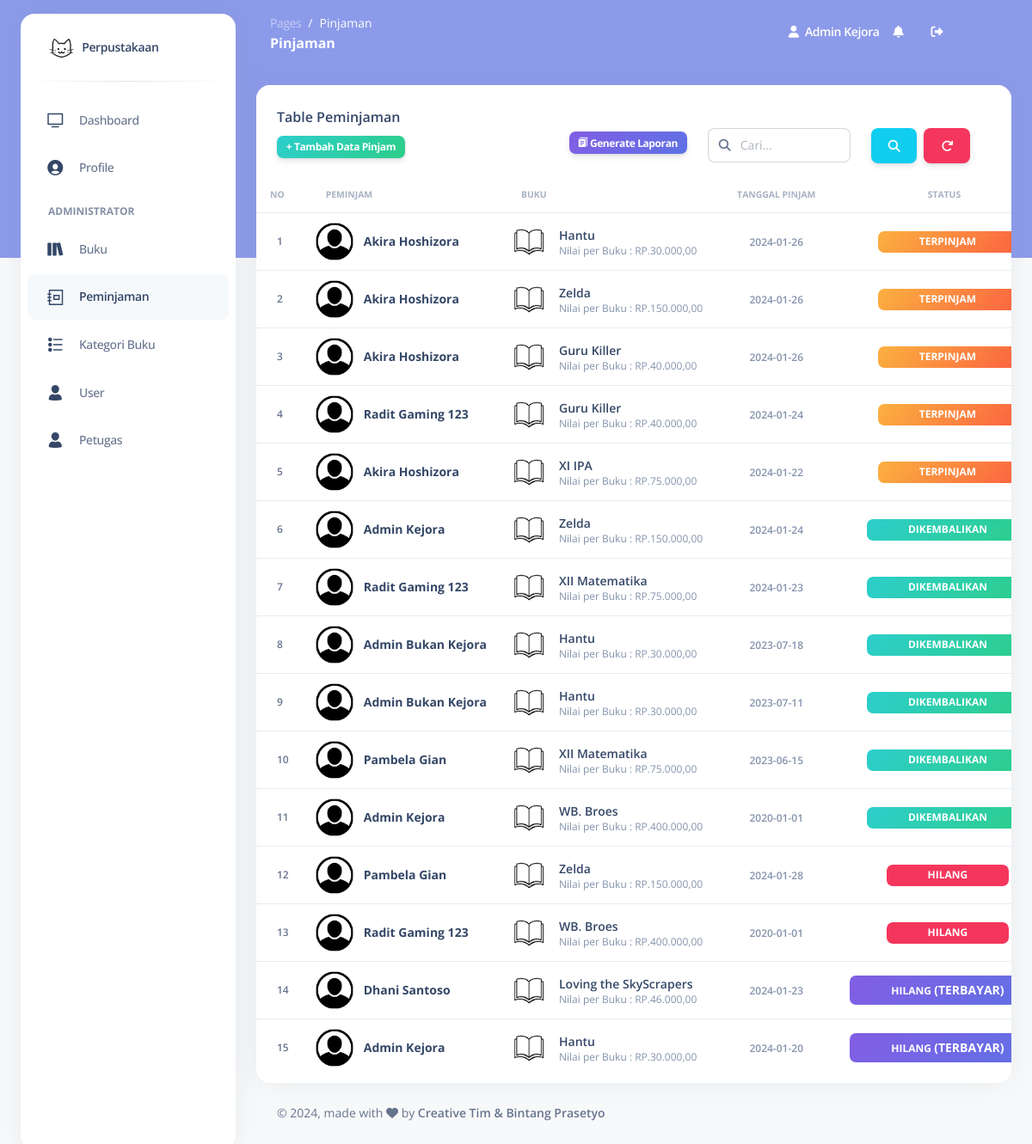
/index.php?page=pinjaman (signed in), run on the app's committed database.
### tables this page shows
CREATE TABLE `peminjaman` (
  `id_pinjam` int(11) NOT NULL,
  `id_user` int(11) NOT NULL,
  `id_buku` int(11) NOT NULL,
  `tanggal_pinjam` date NOT NULL,
  `tanggal_kembali` date DEFAULT NULL,
  `status` enum('terpinjam','dikembalikan','hilang','terbayar') NOT NULL
);

CREATE TABLE `user` (
  `id_user` int(11) NOT NULL,
  `username` varchar(255) NOT NULL,
  `password` varchar(255) NOT NULL,
  `email` varchar(255) NOT NULL,
  `nama_lengkap` varchar(255) NOT NULL,
  `alamat` text NOT NULL,
  `role` enum('admin','petugas','tamu') NOT NULL
);

CREATE TABLE `buku` (
  `id_buku` int(11) NOT NULL,
  `judul` varchar(255) DEFAULT NULL,
  `penulis` varchar(255) DEFAULT NULL,
  `penerbit` varchar(255) DEFAULT NULL,
  `tahun_terbit` int(11) DEFAULT NULL,
  `harga` int(11) DEFAULT NULL,
  `tanggal_masuk` date DEFAULT NULL,
  `stok` int(11) NOT NULL
);

### actions/function.php (called while the page is built, shortened)
<?php
$connect = mysqli_connect("localhost","root","","perpustakaan");
function query($sql) {
    global $connect;
    return mysqli_query($connect, $sql);
}
function fetch($query) {
    return mysqli_fetch_array($query);
}
function myData($data) {
    return $_SESSION['perpustakaan_bintang'][$data];
}
?>

### pages/pinjaman.php (the view, shortened to what this page needs)
<div class="row">
  <div class="col-12">
    <div class="card mb-4">
      <div class="card-header pb-0">
        <h6>Table Peminjaman <?= (myData('role') == 'tamu' ? 'Buku anda' : '') ?>
          <form method="post">
            <a class="btn btn-danger me-4" title="Reset filter pada table" href="" style="float: right;">
              <i class="fa fa-repeat" aria-hidden="true"></i>
            </a>
            <button type="submit" title="Cari data apapun pada table" class="btn btn-info me-2" style="float: right;">
              <i class="fas fa-search" aria-hidden="true"></i>
            </button>
            <div class="input-group w-20 me-4 mh-50 form-inline" title="Cari data apapun pada table" style="float: right;">
              <span class="input-group-text text-body"><i class="fas fa-search" aria-hidden="true"></i></span>
              <input type="text" class="form-control" name="caridata" pattern="[A-Za-z0-9& .]*" oninvalid="alert('Tolong isi Tab Pencarian dengan Benar')" placeholder="Cari..." required>
            </div>
            <?php
            if (myData('role') != 'tamu') {
            ?>
              <a href="print.php<?= (isset($_POST['caridata']) ? '?caridata=' . $_POST['caridata'] : '') ?>" target="_blank" style="float: right;" class="badge btn btn-sm bg-gradient-primary me-4 mt-1"><i class="ni ni-single-copy-04"> </i> Generate Laporan</a>
            <?php
            }
            ?>
          </form>
        </h6>
        <a class="badge btn btn-sm bg-gradient-success ms-0" <?= (myData('role') != 'tamu' ? 'data-bs-toggle="modal" data-bs-target="#tambah"' : 'href="?page=buku"') ?>>+ Tambah Data Pinjam</a>
      </div>
      <div class="card-body px-0 pt-0 pb-2">
        <div class="table-responsive p-0">
          <table class="table align-items-center mb-0 table-hover">
            <thead>
              <tr>
                <th class="text-uppercase text-secondary text-xxs font-weight-bolder opacity-7 ps-3">No</th>
                <th class="text-uppercase text-secondary text-xxs font-weight-bolder opacity-7">Peminjam</th>
                <th class="text-uppercase text-secondary text-xxs font-weight-bolder opacity-7">Buku</th>
                <th class="text-center text-uppercase text-secondary text-xxs font-weight-bolder opacity-7">Tanggal Pinjam</th>
                <th class="text-center text-uppercase text-secondary text-xxs font-weight-bolder opacity-7">Status</th>
              </tr>
            </thead>
            <tbody>
              <?php
              $no = 1;
              if (myData('role') != 'tamu') {
                if (isset($_POST['caridata'])) {
                  $cari = $_POST['caridata'];
                  $cek_kategori_cari_query = query("SELECT * FROM kategori_relasi INNER JOIN kategori ON kategori_relasi.id_kategori=kategori.id_kategori WHERE nama_kategori LIKE '%$cari%' ");
                  if (rows($cek_kategori_cari_query) != 0) {
                    while ($id_kategori_relasi_up = fetch($cek_kategori_cari_query)) {
                      $id_buku_relasi[] = $id_kategori_relasi_up['id_buku'];
                    }
                    $kumpulan_id_buku = implode(",", $id_buku_relasi);
                    $query = query("SELECT * FROM peminjaman INNER JOIN buku ON peminjaman.id_buku=buku.id_buku INNER JOIN user ON peminjaman.id_user=user.id_user WHERE tanggal_pinjam LIKE '%$cari%' OR tanggal_kembali LIKE '%$cari%' OR status LIKE '%$cari%' OR username LIKE '%$cari%' OR email LIKE '%$cari%' OR nama_lengkap LIKE '%$cari%' OR alamat LIKE '%$cari%' OR role LIKE '%$cari%' OR buku.id_buku IN($kumpulan_id_buku) OR judul LIKE '%$cari%' OR penulis LIKE '%$cari%' OR penerbit LIKE '%$cari%' OR tahun_terbit LIKE '%$cari%' OR harga LIKE '%$cari%' OR tanggal_masuk LIKE '%$cari%' OR stok LIKE '%$cari%' ORDER BY status, tanggal_pinjam DESC ");
                  } elseif (rows($cek_kategori_cari_query) == 0) {
                    $query = query("SELECT * FROM peminjaman INNER JOIN buku ON peminjaman.id_buku=buku.id_buku INNER JOIN user ON peminjaman.id_user=user.id_user WHERE tanggal_pinjam LIKE '%$cari%' OR tanggal_kembali LIKE '%$cari%' OR status LIKE '%$cari%' OR username LIKE '%$cari%' OR email LIKE '%$cari%' OR nama_lengkap LIKE '%$cari%' OR alamat LIKE '%$cari%' OR role LIKE '%$cari%' OR judul LIKE '%$cari%' OR penulis LIKE '%$cari%' OR penerbit LIKE '%$cari%' OR tahun_terbit LIKE '%$cari%' OR harga LIKE '%$cari%' OR tanggal_masuk LIKE '%$cari%' OR stok LIKE '%$cari%' ORDER BY status, tanggal_pinjam DESC ");
                  } else {
                    $query = query("SELECT * FROM peminjaman INNER JOIN buku ON peminjaman.id_buku=buku.id_buku INNER JOIN user ON peminjaman.id_user=user.id_user WHERE stok!='0' ORDER BY judul ");
                  }
                } else {
                  $query = query("SELECT * FROM peminjaman INNER JOIN buku ON peminjaman.id_buku=buku.id_buku INNER JOIN user ON peminjaman.id_user=user.id_user ORDER BY status, tanggal_pinjam DESC ");
                }
              }
              while ($data = fetch($query)) {
              ?>
                <tr>
                  <td>
                    <p class="text-xs font-weight-bold mb-0 ps-3"><?= $no++ ?></p>
                  </td>
                  <td>
                    <div class="d-flex px-2 py-1">
                      <div>
                        <img src="./assets/img/pngegg.png" style="scale: 120%;" class="avatar avatar-sm me-3" alt="user1">
                      </div>
                      <div class="d-flex flex-column justify-content-center">
                        <h6 class="mb-0 font-weight-bolder text-sm text-dark"><?= $data['nama_lengkap'] ?></h6>
                      </div>
                    </div>
                  </td>
                  <td>
                    <div class="d-flex px-2 py-1">
                      <div>
                        <img src="./assets/img/buku.png" style="scale: 120%;" class="avatar avatar-sm me-3" alt="user1">
                      </div>
                      <div class="d-flex flex-column justify-content-center">
                        <h6 class="mb-0 text-sm"><?= $data['judul'] ?></h6>
                        <p class="text-xs text-secondary mb-0">Nilai per Buku : RP.<?= number_format($data['harga'], 2, ',', '.') ?></p>
                      </div>
                    </div>
                  </td>
                  <td class="align-middle text-center">
                    <span class="text-secondary text-xs font-weight-bold"><?= $data['tanggal_pinjam'] ?></span>
                  </td>
                  <td class="align-middle text-center">
                    <?php
                    if ($data['status'] == 'dikembalikan') {
                    ?>
                      <span class="badge bg-gradient-success text-center ms-2 px-5">Dikembalikan</span>
                    <?php
                    } elseif ($data['status'] == 'terpinjam') {
                    ?>
                      <span class="badge bg-gradient-warning text-center ms-2 px-5">Terpinjam</span>
                    <?php
                    } elseif ($data['status'] == 'terbayar') {
                    ?>
                      <span class="badge bg-gradient-primary text-center ms-2 px-5">Hilang <span class="text-sm">(Terbayar)</span></span>
                    <?php
                    } else {
                    ?>
                      <span class="badge bg-danger text-center ms-2 px-5">Hilang</span>
                    <?php
                    }
                    ?>
                  </td>
                </tr>
              <?php
              }
              ?>
            </tbody>
          </table>
        </div>
      </div>
    </div>
  </div>
</div>

### data on the page
peminjaman: id_user.nama_lengkap "Akira Hoshizora", id_buku.judul "Hantu", id_buku.harga "30.000,00", tanggal_pinjam "2024-01-26", status "TERPINJAM"
peminjaman: id_user.nama_lengkap "Akira Hoshizora", id_buku.judul "Zelda", id_buku.harga "150.000,00", tanggal_pinjam "2024-01-26", status "TERPINJAM"
peminjaman: id_user.nama_lengkap "Akira Hoshizora", id_buku.judul "Guru Killer", id_buku.harga "40.000,00", tanggal_pinjam "2024-01-26", status "TERPINJAM"
peminjaman: id_user.nama_lengkap "Radit Gaming 123", id_buku.judul "Guru Killer", id_buku.harga "40.000,00", tanggal_pinjam "2024-01-24", status "TERPINJAM"
peminjaman: id_user.nama_lengkap "Akira Hoshizora", id_buku.judul "XI IPA", id_buku.harga "75.000,00", tanggal_pinjam "2024-01-22", status "TERPINJAM"
peminjaman: id_user.nama_lengkap "Admin Kejora", id_buku.judul "Zelda", id_buku.harga "150.000,00", tanggal_pinjam "2024-01-24", status "DIKEMBALIKAN"
peminjaman: id_user.nama_lengkap "Radit Gaming 123", id_buku.judul "XII Matematika", id_buku.harga "75.000,00", tanggal_pinjam "2024-01-23", status "DIKEMBALIKAN"
peminjaman: id_user.nama_lengkap "Admin Bukan Kejora", id_buku.judul "Hantu", id_buku.harga "30.000,00", tanggal_pinjam "2023-07-18", status "DIKEMBALIKAN"
peminjaman: id_user.nama_lengkap "Admin Bukan Kejora", id_buku.judul "Hantu", id_buku.harga "30.000,00", tanggal_pinjam "2023-07-11", status "DIKEMBALIKAN"
peminjaman: id_user.nama_lengkap "Pambela Gian", id_buku.judul "XII Matematika", id_buku.harga "75.000,00", tanggal_pinjam "2023-06-15", status "DIKEMBALIKAN"
peminjaman: id_user.nama_lengkap "Admin Kejora", id_buku.judul "WB. Broes", id_buku.harga "400.000,00", tanggal_pinjam "2020-01-01", status "DIKEMBALIKAN"
peminjaman: id_user.nama_lengkap "Pambela Gian", id_buku.judul "Zelda", id_buku.harga "150.000,00", tanggal_pinjam "2024-01-28", status "HILANG"
peminjaman: id_user.nama_lengkap "Radit Gaming 123", id_buku.judul "WB. Broes", id_buku.harga "400.000,00", tanggal_pinjam "2020-01-01", status "HILANG"
peminjaman: id_user.nama_lengkap "Dhani Santoso", id_buku.judul "Loving the SkyScrapers", id_buku.harga "46.000,00", tanggal_pinjam "2024-01-23", status "HILANG"
peminjaman: id_user.nama_lengkap "Admin Kejora", id_buku.judul "Hantu", id_buku.harga "30.000,00", tanggal_pinjam "2024-01-20", status "HILANG"

### other printed values
$title "Pinjaman"
myData('nama_lengkap') "Admin Kejora"
